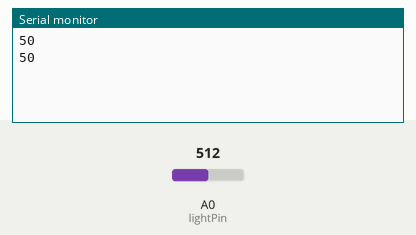
Recording of a sketch running on a simulated Arduino Uno, built with avr-gcc and run on an emulated ATmega328P. Shown: the last lines printed to the serial monitor. Inputs (shaded band) come from the test bench; at power-on: A0 (lightPin) = 512.

Above: at 1.8 s.
1.9 s: A0 (lightPin) set to 716
At 3.0 s:
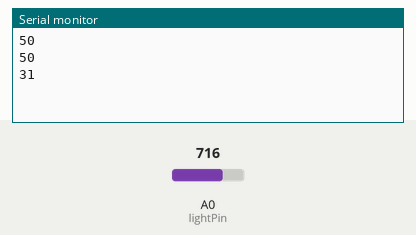
3.4 s: A0 (lightPin) set to 900
At 4.6 s:
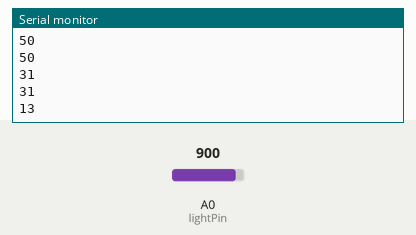
Timing chart, 0 to 6.4 s (numbered marks = the images above; inputs shaded):
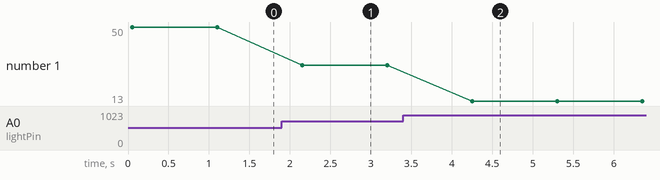

Measured:
- after the input at 1.9 s, the serial monitor: prints a new line after 0.25 s (image 1)
- after the input at 3.4 s, the serial monitor: prints a new line after 0.85 s (image 2)
- plotted number 1: 50 → 31 after the input at 1.9 s, 31 → 13 after the input at 3.4 s

The sketch:

ldr_tests.ino
```cpp
//Only need ground and source, doesn't need power

#define lightPin A0 //analog pin0 for photoresistor

void setup() {
  Serial.begin(115200);
// pinMode(voltPin, INPUT);
 pinMode(lightPin, INPUT_PULLUP);
}

void loop() {

  //light();
  Serial.println(light());
  delay(1000);

}

int light() {
  int photor = analogRead(lightPin);
  //Serial.println(photor);
  delay(50);
  return(map(photor,0,1023,100,0));
  //this is a percentage, a low number is dark, 100% is bright light
}
```
